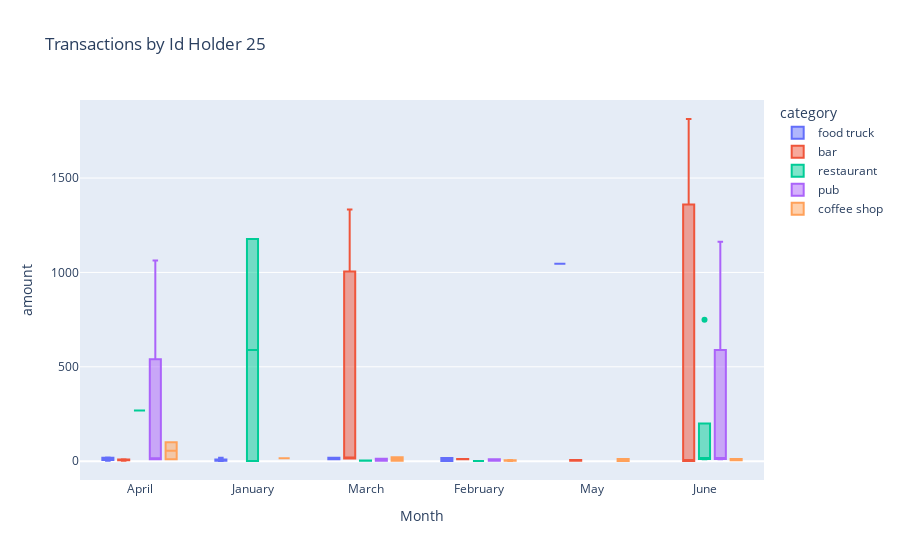

The notebook cell saved with this chart:
### Code cell
# creating the six box plots using plotly
px.box(transaction_df, y='amount', hover_data=['category','card'],x='Month', color='category', title='Transactions by Id Holder 25')

### Figure 1 — Plotly figure (JSON) as saved in the notebook; plotly's stock layout.template omitted (floating-point values rounded to 4 significant figures)
{"data": [{"alignmentgroup": "True", "customdata": [["food truck", "372414832802279"], ["food truck", "372414832802279"], ["food truck", "372414832802279"], ["food truck", "372414832802279"], ["food truck", "372414832802279"], ["food truck", "372414832802279"], ["food truck", "372414832802279"], ["food truck", "372414832802279"], ["food truck", "372414832802279"], ["food truck", "372414832802279"], ["food truck", "372414832802279"], ["food truck", "4319653513507"], ["food truck", "4319653513507"], ["food truck", "4319653513507"], ["food truck", "4319653513507"], ["food truck", "4319653513507"], ["food truck", "4319653513507"]], "hovertemplate": "category=%{customdata[0]}<br>Month=%{x}<br>amount=%{y}<br>card=%{customdata[1]}<extra></extra>", "legendgroup": "food truck", "marker": {"color": "#636efa"}, "name": "food truck", "notched": false, "offsetgroup": "food truck", "orientation": "v", "showlegend": true, "type": "box", "x": ["April", "January", "January", "March", "April", "March", "January", "April", "April", "January", "February", "January", "May", "January", "January", "April", "February"], "x0": " ", "xaxis": "x", "y": [7.08, 2.22, 10.74, 10.1, 17.15, 18.28, 17.84, 20.03, 15.66, 1.65, 1.18, 2.75, 1046, 1.46, 2.93, 2.62, 16.7], "y0": " ", "yaxis": "y"}, {"alignmentgroup": "True", "customdata": [["bar", "372414832802279"], ["bar", "372414832802279"], ["bar", "372414832802279"], ["bar", "372414832802279"], ["bar", "372414832802279"], ["bar", "372414832802279"], ["bar", "4319653513507"], ["bar", "4319653513507"], ["bar", "4319653513507"], ["bar", "4319653513507"], ["bar", "4319653513507"], ["bar", "4319653513507"], ["bar", "4319653513507"], ["bar", "4319653513507"]], "hovertemplate": "category=%{customdata[0]}<br>Month=%{x}<br>amount=%{y}<br>card=%{customdata[1]}<extra></extra>", "legendgroup": "bar", "marker": {"color": "#EF553B"}, "name": "bar", "notched": false, "offsetgroup": "bar", "orientation": "v", "showlegend": true, "type": "box", "x": ["April", "June", "April", "February", "February", "May", "April", "April", "March", "June", "March", "March", "May", "June"], "x0": " ", "xaxis": "x", "y": [7.39, 2.27, 2.79, 11.01, 10.75, 5.97, 6.01, 10.02, 16.58, 1813, 1334, 13.57, 2.27, 1.03], "y0": " ", "yaxis": "y"}, {"alignmentgroup": "True", "customdata": [["restaurant", "372414832802279"], ["restaurant", "372414832802279"], ["restaurant", "372414832802279"], ["restaurant", "372414832802279"], ["restaurant", "372414832802279"], ["restaurant", "372414832802279"], ["restaurant", "372414832802279"], ["restaurant", "4319653513507"], ["restaurant", "4319653513507"], ["restaurant", "4319653513507"], ["restaurant", "4319653513507"], ["restaurant", "4319653513507"], ["restaurant", "4319653513507"]], "hovertemplate": "category=%{customdata[0]}<br>Month=%{x}<br>amount=%{y}<br>card=%{customdata[1]}<extra></extra>", "legendgroup": "restaurant", "marker": {"color": "#00cc96"}, "name": "restaurant", "notched": false, "offsetgroup": "restaurant", "orientation": "v", "showlegend": true, "type": "box", "x": ["February", "January", "June", "March", "March", "March", "June", "June", "April", "January", "June", "March", "June"], "x0": " ", "xaxis": "x", "y": [0.91, 1.39, 11.53, 3.08, 2.04, 4.2, 15.98, 749, 269, 1177, 10.15, 2.56, 16.61], "y0": " ", "yaxis": "y"}, {"alignmentgroup": "True", "customdata": [["pub", "372414832802279"], ["pub", "372414832802279"], ["pub", "372414832802279"], ["pub", "372414832802279"], ["pub", "4319653513507"], ["pub", "4319653513507"], ["pub", "4319653513507"], ["pub", "4319653513507"], ["pub", "4319653513507"], ["pub", "4319653513507"], ["pub", "4319653513507"], ["pub", "4319653513507"]], "hovertemplate": "category=%{customdata[0]}<br>Month=%{x}<br>amount=%{y}<br>card=%{customdata[1]}<extra></extra>", "legendgroup": "pub", "marker": {"color": "#ab63fa"}, "name": "pub", "notched": false, "offsetgroup": "pub", "orientation": "v", "showlegend": true, "type": "box", "x": ["February", "June", "March", "April", "February", "April", "March", "April", "April", "June", "June", "June"], "x0": " ", "xaxis": "x", "y": [10.81, 11.01, 1.65, 16.5, 2.63, 10.06, 12.42, 10.24, 1063, 10.69, 1162, 16.29], "y0": " ", "yaxis": "y"}, {"alignmentgroup": "True", "customdata": [["coffee shop", "372414832802279"], ["coffee shop", "372414832802279"], ["coffee shop", "372414832802279"], ["coffee shop", "372414832802279"], ["coffee shop", "372414832802279"], ["coffee shop", "372414832802279"], ["coffee shop", "4319653513507"], ["coffee shop", "4319653513507"], ["coffee shop", "4319653513507"], ["coffee shop", "4319653513507"], ["coffee shop", "4319653513507"], ["coffee shop", "4319653513507"]], "hovertemplate": "category=%{customdata[0]}<br>Month=%{x}<br>amount=%{y}<br>card=%{customdata[1]}<extra></extra>", "legendgroup": "coffee shop", "marker": {"color": "#FFA15A"}, "name": "coffee shop", "notched": false, "offsetgroup": "coffee shop", "orientation": "v", "showlegend": true, "type": "box", "x": ["April", "June", "June", "May", "February", "March", "February", "March", "April", "January", "May", "February"], "x0": " ", "xaxis": "x", "y": [10.15, 11.88, 5.24, 1.1, 5.97, 21.04, 3.69, 2.88, 100, 15.86, 12.15, 1.26], "y0": " ", "yaxis": "y"}], "layout": {"boxmode": "group", "legend": {"title": {"text": "category"}, "tracegroupgap": 0}, "title": {"text": "Transactions by Id Holder 25"}, "xaxis": {"anchor": "y", "domain": [0, 1], "title": {"text": "Month"}}, "yaxis": {"anchor": "x", "domain": [0, 1], "title": {"text": "amount"}}}}
